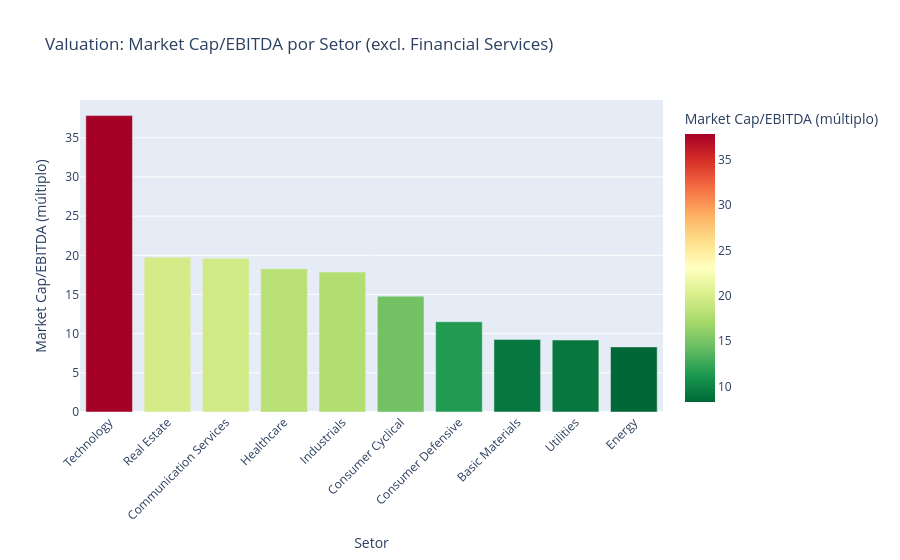

The code cell stored with this chart in its notebook:
### Code cell
# Gráfico 2: Marketcap/EBITDA
df_ebitda_filtered = df_ebitda[df_ebitda['Sector'] != 'Financial Services']
df_ebitda_filtered['Valuation_Multiple'] = df_ebitda_filtered['Marketcap'] / df_ebitda_filtered['Ebitda']

multiple_by_sector = df_ebitda_filtered.groupby('Sector')['Valuation_Multiple'].mean().reset_index()
multiple_by_sector = multiple_by_sector.sort_values('Valuation_Multiple', ascending=False)

fig2 = px.bar(multiple_by_sector,
              x='Sector',
              y='Valuation_Multiple',
              title='Valuation: Market Cap/EBITDA por Setor (excl. Financial Services)',
              labels={'Valuation_Multiple': 'Market Cap/EBITDA (múltiplo)', 'Sector': 'Setor'},
              color='Valuation_Multiple',
              color_continuous_scale='RdYlGn_r')
fig2.update_layout(xaxis_tickangle=-45)
fig2.show()

### Figure 1 — Plotly figure (JSON) as saved in the notebook; plotly's stock layout.template omitted (floating-point values rounded to 4 significant figures)
{"data": [{"hovertemplate": "Setor=%{x}<br>Market Cap/EBITDA (múltiplo)=%{marker.color}<extra></extra>", "legendgroup": "", "marker": {"color": [37.83, 19.76, 19.62, 18.28, 17.86, 14.78, 11.53, 9.256, 9.188, 8.311], "coloraxis": "coloraxis", "pattern": {"shape": ""}}, "name": "", "orientation": "v", "showlegend": false, "textposition": "auto", "type": "bar", "x": ["Technology", "Real Estate", "Communication Services", "Healthcare", "Industrials", "Consumer Cyclical", "Consumer Defensive", "Basic Materials", "Utilities", "Energy"], "xaxis": "x", "y": [37.83, 19.76, 19.62, 18.28, 17.86, 14.78, 11.53, 9.256, 9.188, 8.311], "yaxis": "y"}], "layout": {"barmode": "relative", "coloraxis": {"colorbar": {"title": {"text": "Market Cap/EBITDA (múltiplo)"}}, "colorscale": [[0, "rgb(0,104,55)"], [0.1, "rgb(26,152,80)"], [0.2, "rgb(102,189,99)"], [0.3, "rgb(166,217,106)"], [0.4, "rgb(217,239,139)"], [0.5, "rgb(255,255,191)"], [0.6, "rgb(254,224,139)"], [0.7, "rgb(253,174,97)"], [0.8, "rgb(244,109,67)"], [0.9, "rgb(215,48,39)"], [1, "rgb(165,0,38)"]]}, "legend": {"tracegroupgap": 0}, "title": {"text": "Valuation: Market Cap/EBITDA por Setor (excl. Financial Services)"}, "xaxis": {"anchor": "y", "domain": [0, 1], "tickangle": -45, "title": {"text": "Setor"}}, "yaxis": {"anchor": "x", "domain": [0, 1], "title": {"text": "Market Cap/EBITDA (múltiplo)"}}}}
